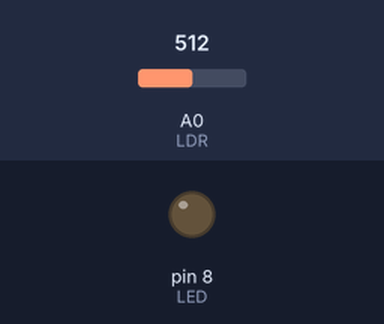
This sketch was run on a simulated Arduino Uno, built with avr-gcc and run on an emulated ATmega328P. On the bench: output pins drawn as LEDs (lit = HIGH). The inputs (shaded band) are chosen by the test bench; at power-on: A0 (LDR) = 512.

Above: at 1.2 s.
1.3 s: A0 (LDR) set to 484
At 1.8 s:
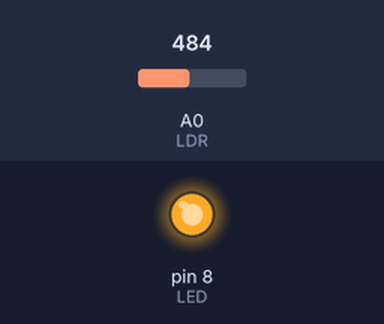
2.9 s: A0 (LDR) set to 510
At 4.2 s:
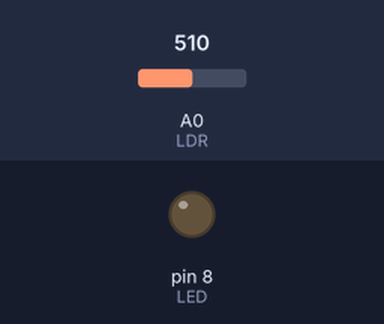
4.5 s: A0 (LDR) set to 490
At 5.5 s:
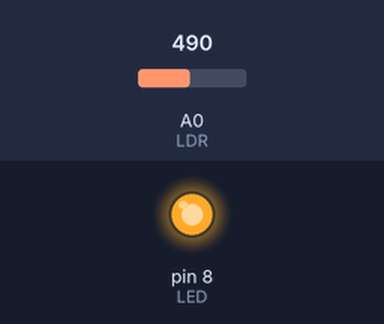
Timing chart, 0 to 7.5 s (numbered marks = the images above; inputs shaded):
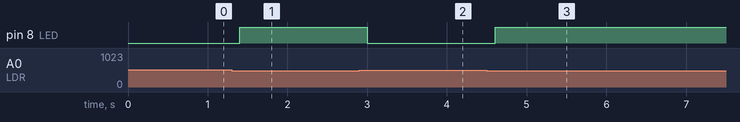

Measured:
- the behaviour switches between 500 and 499 on A0 (LDR) (found by bisection; images 0 and 1)
- after the input at 1.3 s, pin 8 (LED): LOW → HIGH after 0.10 s
- after the input at 2.9 s, pin 8 (LED): HIGH → LOW after 0.10 s
- after the input at 4.5 s, pin 8 (LED): LOW → HIGH after 0.10 s

The sketch:

05_LDR_LED.ino
```cpp
const int LDR = A0;
const int LED = 8;
const int BATAS_GELAP = 500;

void setup() {
  pinMode(LED, OUTPUT);
}

void loop() {
  int cahaya = analogRead(LDR);
  digitalWrite(LED, cahaya < BATAS_GELAP ? HIGH : LOW);
  delay(200);
}
```
